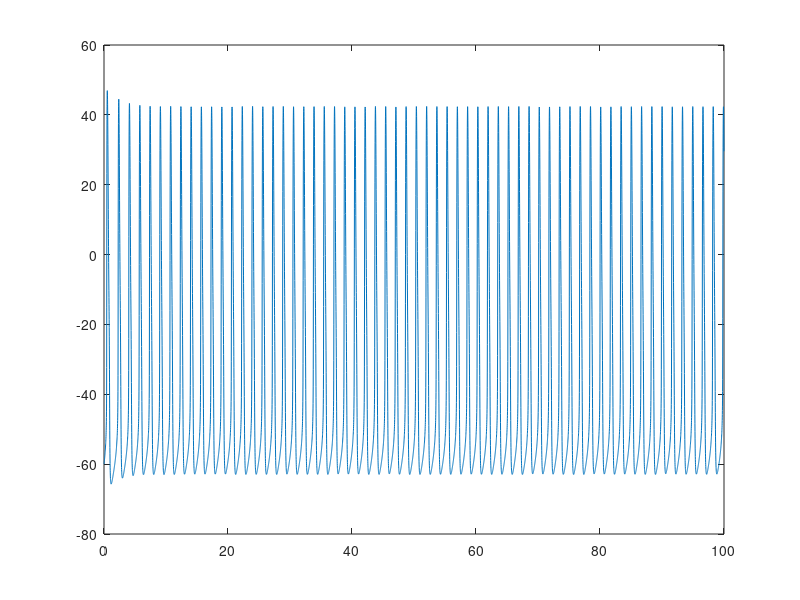

This chart was generated by the following MATLAB code:

function matlab_LTS
    dt = 0.01; % ms
    endT=10000;
    Y0 = get_Y0(-60); Y0=Y0(:);
    [T YT] = ode45(@diff_LTS,(0:endT-1)*dt,Y0);
    
    figure; plot(T,YT(:,1));
end


function Ypr = diff_LTS(t,Y)
    ek = -90;
    ena = 50;
    e_pas = -67;
    C = 1.0;
    gnabar = 100; %uS/cm2
    gkbar = 80;
    g_pas = 0.1;
    i = -10;

    v=Y(1);
    h=Y(2);
    n=Y(3);
    
    m0 = 1.0/(  1+exp(-(v+38)/10)  );

	hinf = 1.0/(  1+exp((v+58.3)/6.7)  );
	htau = 0.225 + 1.125/(  1.0+exp((v+37.0)/15.0)  );

	ninf = 1.0/(1.0+exp((-v-27.0)/11.5));
	ntau = 0.25 + 4.35*exp(-abs(v+10)/10);

    gna = gnabar*m0*m0*m0*h;
	ina = gna*(v - ena);
    gk = gkbar*n*n*n*n;
	ik = gk*(v - ek);
    ipas = g_pas*(v-e_pas);
    
    vpr = -1/C*(ina + ik + ipas + i)/1;   % mV/second. Note that should divide this by 1000 to get mV/ms.
                                             % Need to then increase g or decrease C by a factor of 1000 to compensate.
    hpr = (hinf-h)/htau;            %? - I guess this is ms
    npr = (ninf-n)/ntau;            %? - I guess this is ms

    Ypr(1) = vpr;
    Ypr(2) = hpr;
    Ypr(3) = npr;
    Ypr=Ypr(:);

end


function Y0 = get_Y0 (v)

	hinf = 1.0/(  1+exp((v+58.3)/6.7)  );
	htau = 0.225 + 1.125/(  1.0+exp((v+37.0)/15.0)  );

	ninf = 1.0/(1.0+exp((-v-27.0)/11.5));
	ntau = 0.25 + 4.35*exp(-abs(v+10)/10);
    
    Y0(1) = v;
    Y0(2) = hinf;
    Y0(3) = ninf;
    
end


